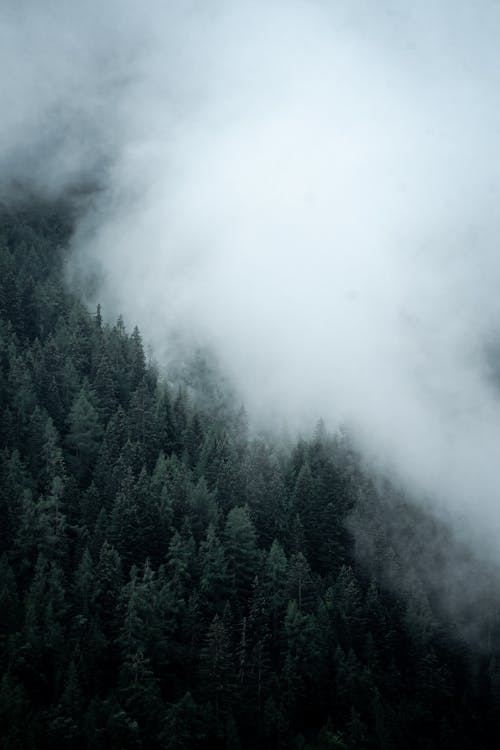
#> input picture Computer-Vision/OpenCv Notes/test_image/foto2.jpeg, 500 x 750 px
$ jupyter execute 'Ders-11-Bitwise-Operators-and-Resim-Dönüştürme.ipynb'
#> lines starting #> are read from the running program, lines starting #| are printed output that depends on the picture; after the words box and inside, x2 and y2 are one past the last pixel; in counts of white or black regions, pixels touching at a corner belong together
[cell 1]
import cv2
import numpy as np

[cell 2]
dark = np.zeros((512,512),dtype="uint8")
white = np.zeros((512,512),dtype="uint8") + 255

cv2.circle(dark,(128,256),70,(255,255,255),-1)
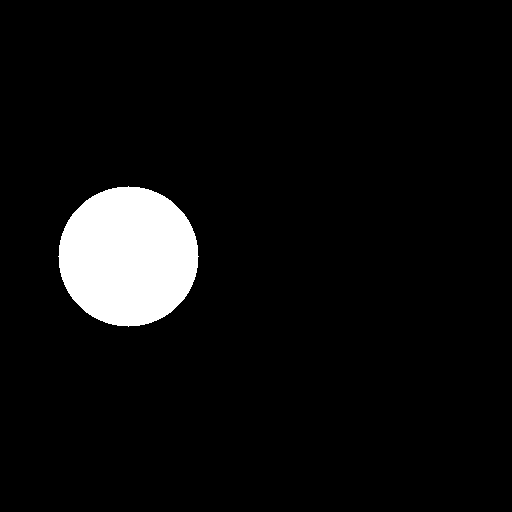
#> dark: shape (512, 512); 5.9% white; 1 white region, box (x1, y1, x2, y2) and area: (58, 186, 199, 327) 15373
cv2.rectangle(dark,(256,0),(512,512),(255,255,255),-1)
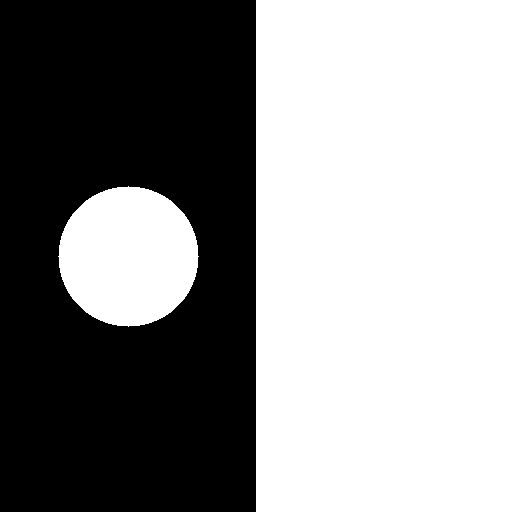
#> dark: shape (512, 512); 55.9% white; 1 black region, box (x1, y1, x2, y2) and area: (0, 0, 256, 512) 115699
cv2.rectangle(white,(256,0),(512,512),(0,0,0),-1)
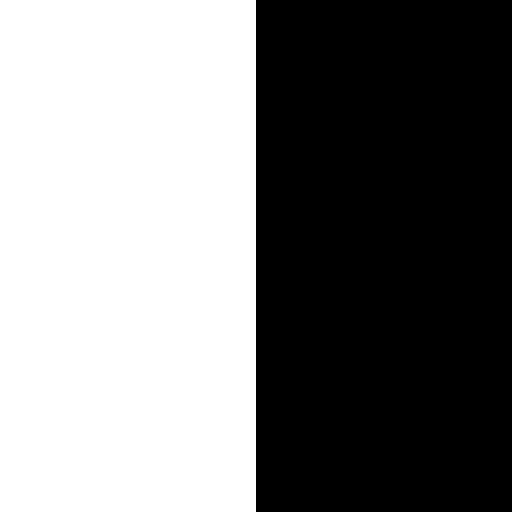
#> white: shape (512, 512); 50% white; 1 white region, box (x1, y1, x2, y2) and area: (0, 0, 256, 512) 131072


cv2.imwrite("test_image/dark.png",dark)
cv2.imwrite("test_image/white.png",white)

cv2.imshow("IMG-1",dark)
cv2.imshow("IMG-2",white)
cv2.waitKey(0)
cv2.destroyAllWindows()

[cell 3]
# and Operatörü   beyaz == 1  siyah == 0
import cv2

dark = cv2.imread("test_image/dark.png")
white = cv2.imread("test_image/white.png")


bitwise_and = cv2.bitwise_and(dark,white)

cv2.imshow("And",bitwise_and)
cv2.imshow("Dark",dark)
cv2.imshow("White",white)
cv2.waitKey(0)
cv2.destroyAllWindows()

[cell 4]
# or bitwise operatörü
dark = cv2.imread("test_image/dark.png")
white = cv2.imread("test_image/white.png")

bitwise_or = cv2.bitwise_or(dark,white)
#> bitwise_or: shape (512, 512, 3); every value is 255

cv2.imshow("OR",bitwise_or)
cv2.imshow("Dark",dark)
cv2.imshow("White",white)
cv2.waitKey(0)
cv2.destroyAllWindows()

[cell 5]
# xor operatörü    0 0 1 1 ise 0  10 01 ise 1

dark = cv2.imread("test_image/dark.png")
white = cv2.imread("test_image/white.png")

bitwise_xor = cv2.bitwise_xor(dark,white)

cv2.imshow("XOR",bitwise_xor)
cv2.imshow("Dark",dark)
cv2.imshow("White",white)

cv2.waitKey(0)
cv2.destroyAllWindows()

[cell 6]
# not operatörü

dark = cv2.imread("test_image/dark.png")
white = cv2.imread("test_image/white.png")


not_dark = cv2.bitwise_not(dark)
not_white = cv2.bitwise_not(white)
#> not_white: shape (512, 512, 3); 50% white; 1 white region, box (x1, y1, x2, y2) and area: (256, 0, 512, 512) 131072


cv2.imshow("Dark",dark)
cv2.imshow("Not Dark",not_dark)

cv2.imshow("White",white)
cv2.imshow("Not White",not_white)

cv2.waitKey(0)
cv2.destroyAllWindows()

[cell 7]
import cv2
import numpy as np

img = cv2.imread("test_image/foto2.jpeg",0) # Siyah Beyaza Çevirme
#> img: shape (750, 500); min 0, max 242, mean 121.2
print(img.shape)
#| (750, 500)
print(f"Row : {img.shape[0]}")
#| Row : 750
print(f"Column : {img.shape[1]}")
#| Column : 500

cv2.imshow("Img",img)
cv2.waitKey(0)
cv2.destroyAllWindows()

[cell 8]
img = cv2.imread("test_image/foto2.jpeg",0)
row,col = img.shape
#> row = 750; col = 500

matrix = np.float32([[1,0,10],[0,1,50]])

img_2 = cv2.warpAffine(img,matrix,(col,row))
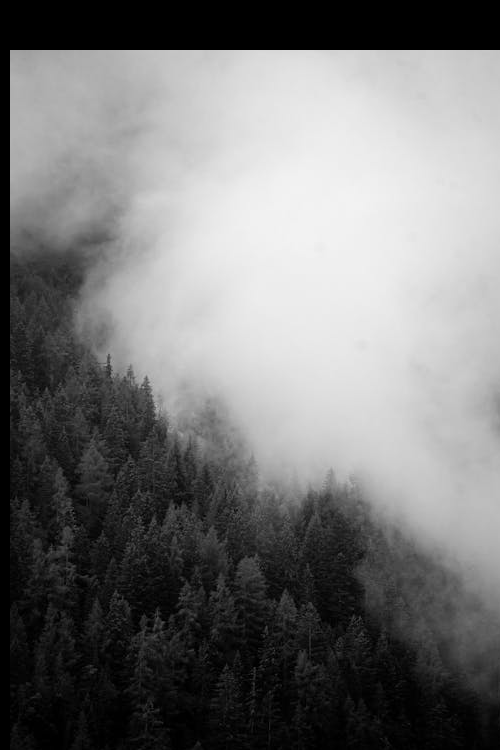
#> img_2: shape (750, 500); min 0, max 242, mean 117.9

cv2.imshow("Img",img)
cv2.imshow("Kaydırma",img_2)
cv2.waitKey(0)
cv2.destroyAllWindows()

$ run again, with Computer-Vision/OpenCv Notes/test_image/foto1.jpeg copied over Computer-Vision/OpenCv Notes/test_image/foto2.jpeg
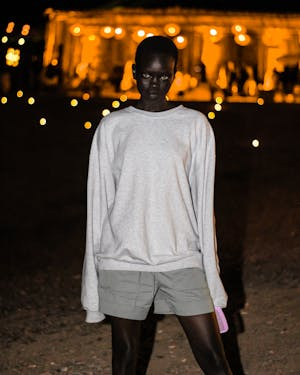
#> input picture Computer-Vision/OpenCv Notes/test_image/foto1.jpeg, 300 x 375 px
#> bitwise_and: shape (512, 512, 3); 5.9% white; 1 white region, box (x1, y1, x2, y2) and area: (58, 186, 199, 327) 15373
#> bitwise_or: shape (512, 512, 3); every value is 255
#> not_dark: shape (512, 512, 3); 44.1% white; 1 white region, box (x1, y1, x2, y2) and area: (0, 0, 256, 512) 115699
#> not_white: shape (512, 512, 3); 50% white; 1 white region, box (x1, y1, x2, y2) and area: (256, 0, 512, 512) 131072
#> `img = cv2.imread("test_image/foto2.jpeg",0)`:
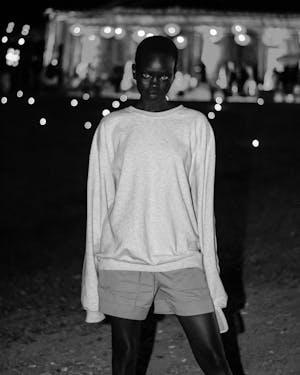
#> img: shape (375, 300); min 0, max 255, mean 74.4
#| (375, 300)
#| Row : 375
#| Column : 300
#> `img_2 = cv2.warpAffine(img,matrix,(col,row))`:
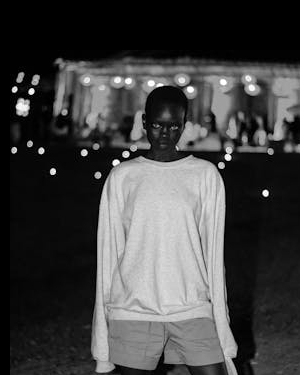
#> img_2: shape (375, 300); min 0, max 255, mean 66.6

$ run again, with Computer-Vision/OpenCv Notes/test_image/devrim.jpeg copied over Computer-Vision/OpenCv Notes/test_image/foto2.jpeg
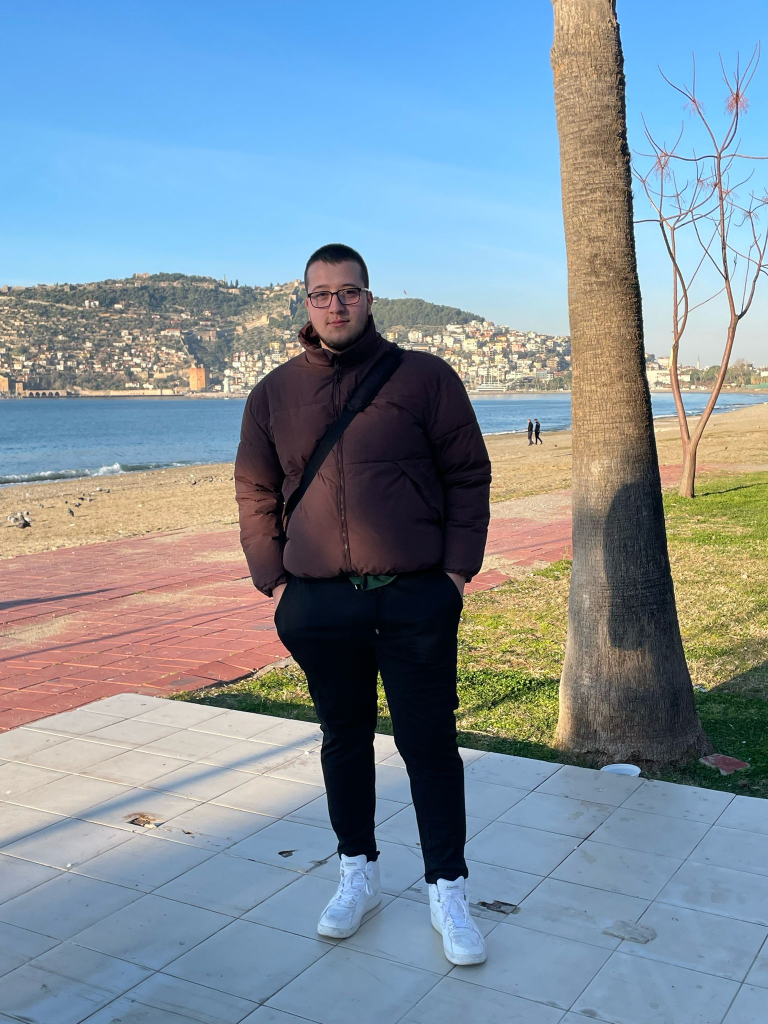
#> input picture Computer-Vision/OpenCv Notes/test_image/devrim.jpeg, 1536 x 2048 px (shown at 1/2 size)
#> bitwise_and: shape (512, 512, 3); 5.9% white; 1 white region, box (x1, y1, x2, y2) and area: (58, 186, 199, 327) 15373
#> bitwise_or: shape (512, 512, 3); every value is 255
#> not_dark: shape (512, 512, 3); 44.1% white; 1 white region, box (x1, y1, x2, y2) and area: (0, 0, 256, 512) 115699
#> not_white: shape (512, 512, 3); 50% white; 1 white region, box (x1, y1, x2, y2) and area: (256, 0, 512, 512) 131072
#> `img = cv2.imread("test_image/foto2.jpeg",0)`:
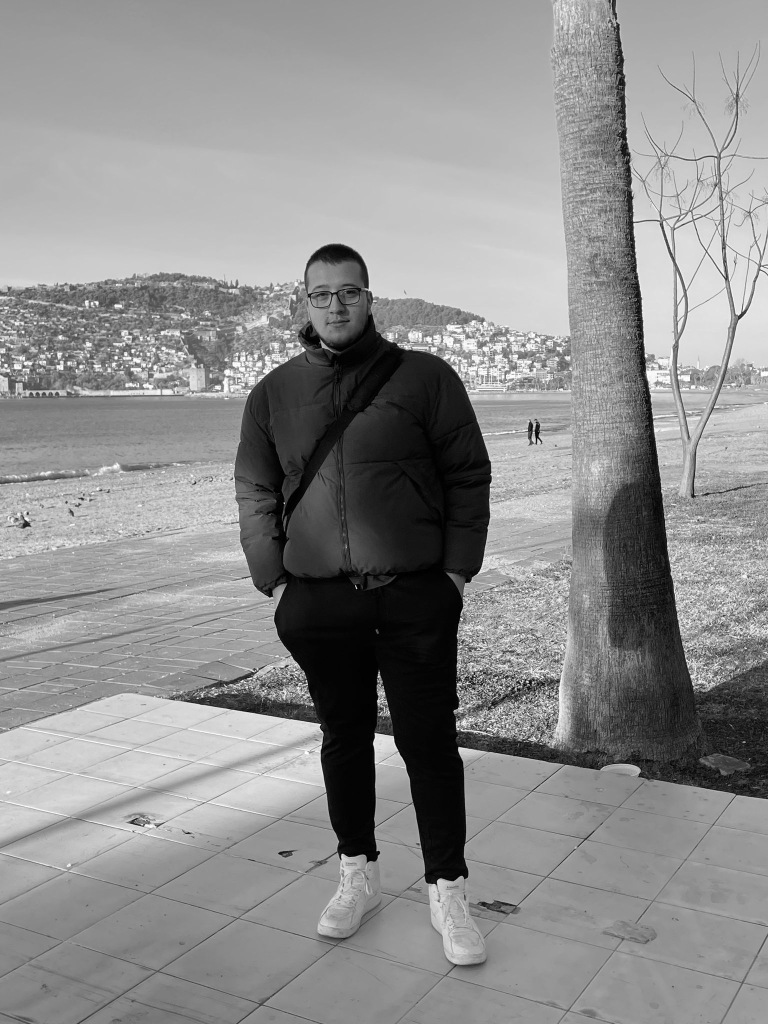
#> img: shape (2048, 1536) (shown at 1/2 size); min 0, max 255, mean 141.8
#| (2048, 1536)
#| Row : 2048
#| Column : 1536
#> `img_2 = cv2.warpAffine(img,matrix,(col,row))`:
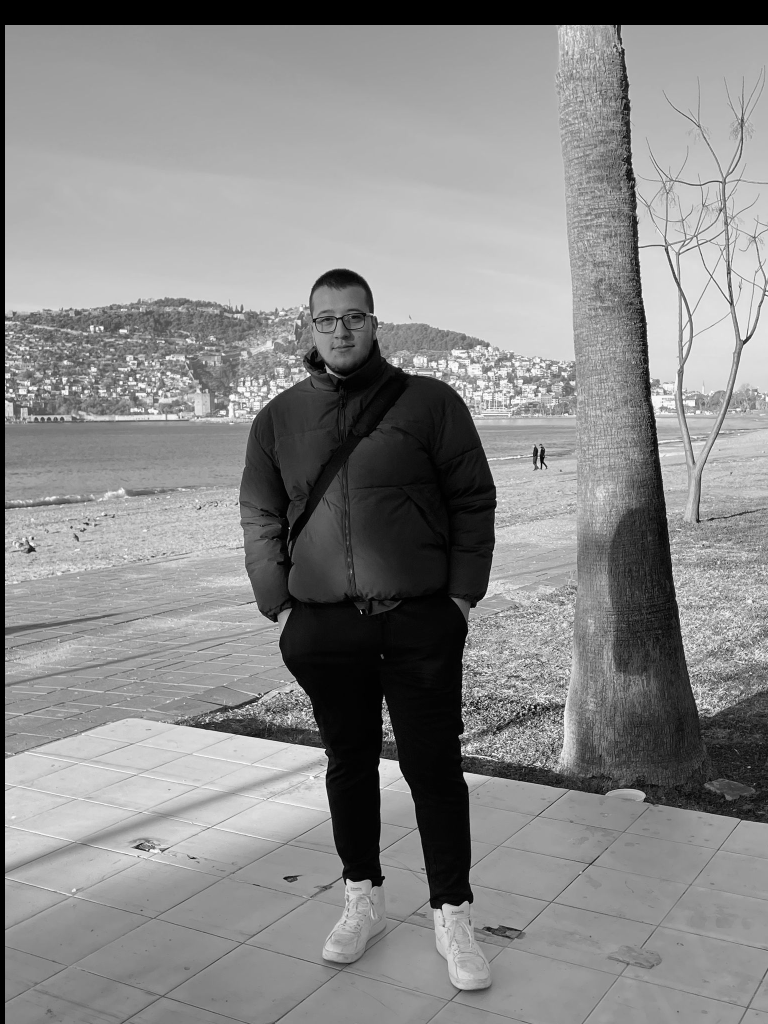
#> img_2: shape (2048, 1536) (shown at 1/2 size); min 0, max 255, mean 137.4
